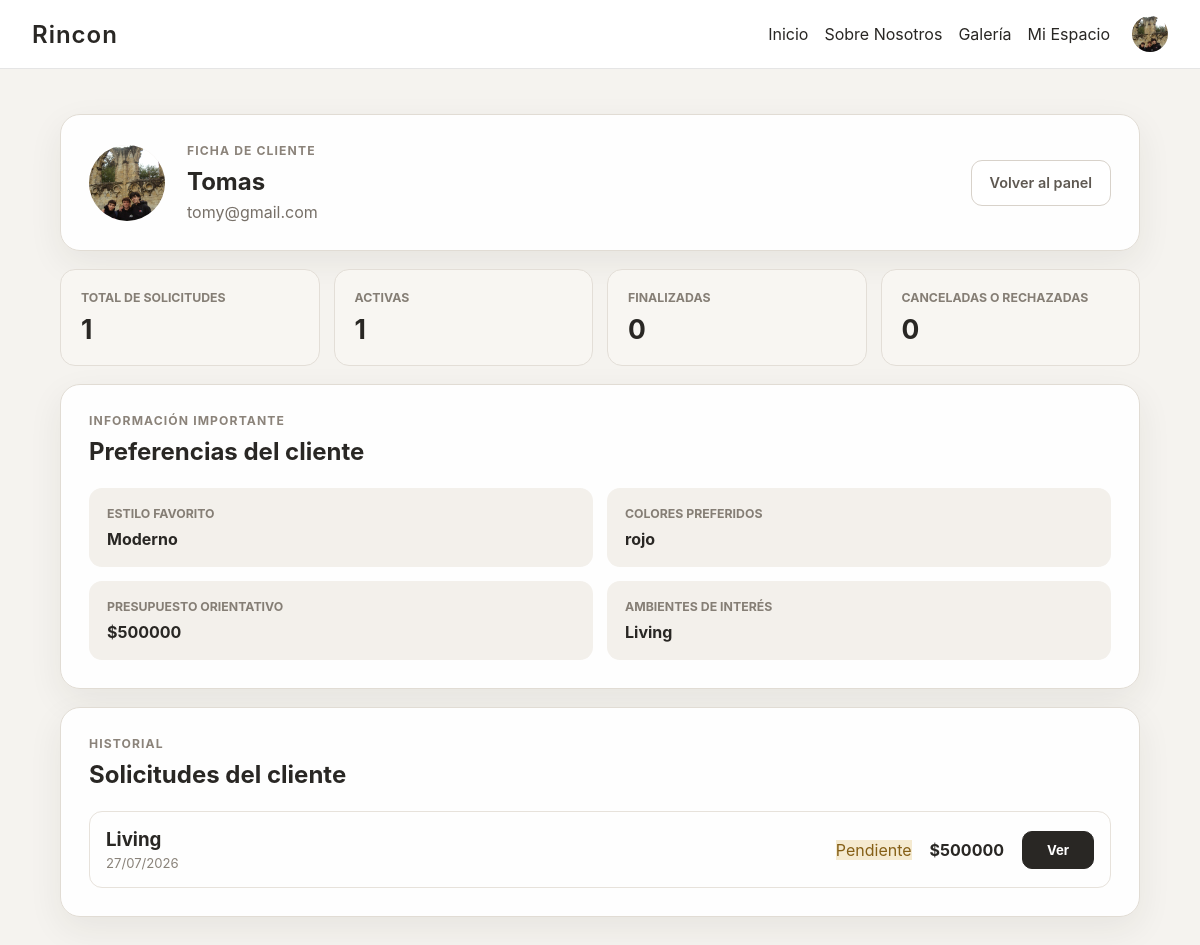
Before: /solicitudes/cliente/11/ (signed in) with the older database file.
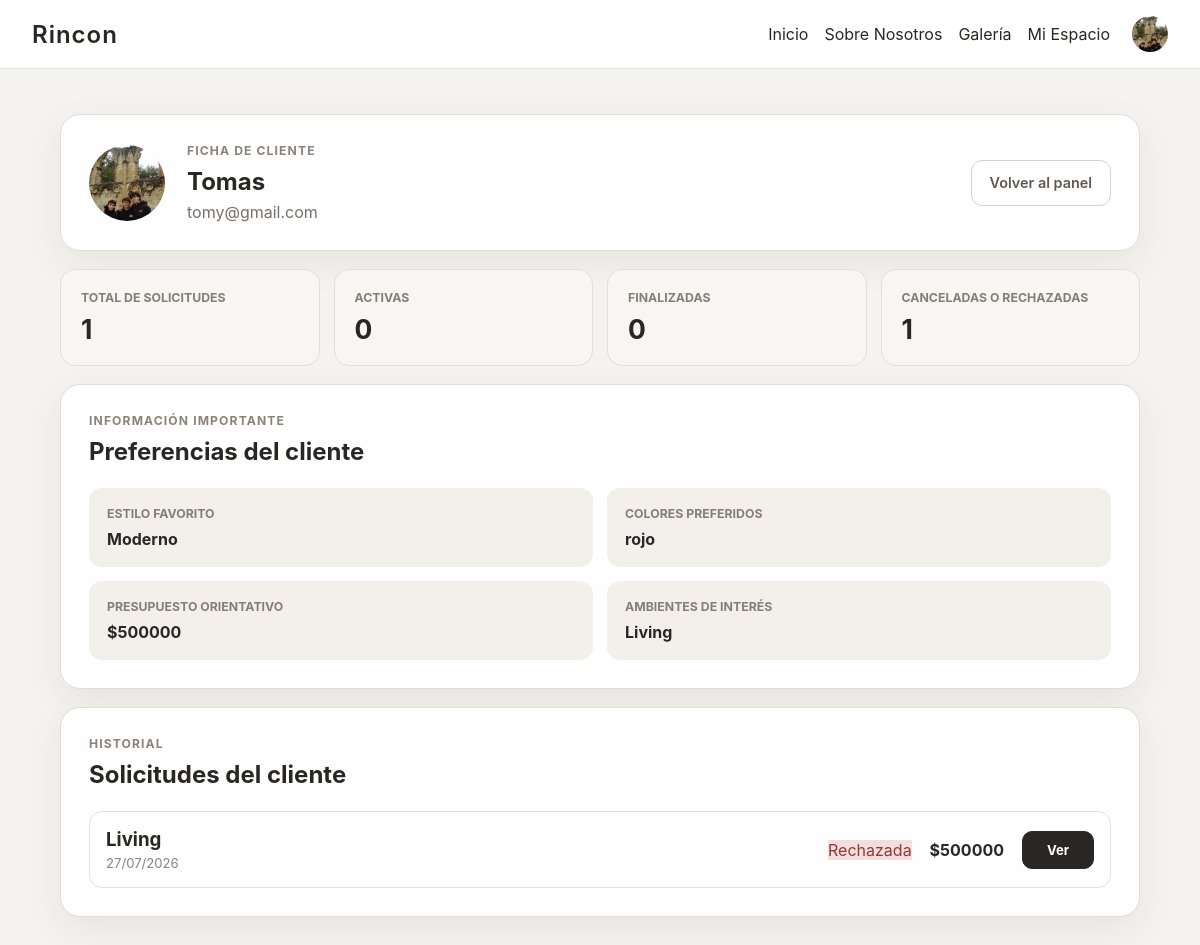
After: the same page with the newer database file.
### cuentas/models.py (models this page shows)
class Usuario(AbstractUser):
    imagen_perfil = models.ImageField(
        upload_to='perfiles/',
        default='default.jpg',
        blank=True,
        null=True
    )

### perfil/models.py (models this page shows, shortened)
class Preferencias(models.Model):
    usuario = models.OneToOneField(settings.AUTH_USER_MODEL, on_delete=models.CASCADE)
    estilo_favorito = models.CharField(
        max_length=50,
        choices=[
            ('moderno', 'Moderno'),
            ('minimalista', 'Minimalista'),
            ('rustico', 'Rústico'),
            ('clasico', 'Clásico'),
        ]
    )
    colores_preferidos = models.CharField(max_length=200)
    presupuesto = models.IntegerField()
    ambientes_interes = models.CharField(max_length=200)

### solicitudes/models.py (models this page shows, shortened)
class SolicitudServicio(models.Model):
    ESTADOS = [
        ("pendiente", "Pendiente"),
        ("aceptada_proveedor", "Aceptada por el proveedor"),
        ("confirmada", "Confirmada por el cliente"),
        ("rechazada", "Rechazada"),
        ("cancelada", "Cancelada"),
        ("en_proceso", "En proceso"),
        ("finalizada", "Finalizada"),
    ]
    cliente = models.ForeignKey(
        settings.AUTH_USER_MODEL,
        on_delete=models.CASCADE,
        related_name="solicitudes_servicio"
    )
    proyecto = models.ForeignKey(
        Proyecto,
        on_delete=models.CASCADE,
        related_name="solicitudes"
    )
    presupuesto_cliente = models.DecimalField(
        max_digits=12,
        decimal_places=2
    )
    mensaje = models.TextField(
        blank=True
    )
    respuesta_proveedor = models.TextField(
        blank=True
    )
    fecha_estimada = models.DateField(
        null=True,
        blank=True
    )
    estado = models.CharField(
        max_length=30,
        choices=ESTADOS,
        default="pendiente"
    )
    fecha_solicitud = models.DateTimeField(
        auto_now_add=True
    )
    fecha_actualizacion = models.DateTimeField(
        auto_now=True
    )
    class Meta:
        ordering = ["-fecha_solicitud"]

### herramientas/models.py (models this page shows, shortened)
class Proyecto(models.Model):
    titulo = models.CharField(max_length=100)
    subtitulo = models.CharField(max_length=150, blank=True)
    descripcion = models.TextField()
    precio = models.DecimalField(max_digits=10, decimal_places=2)
    imagen = models.ImageField(upload_to='proyectos/')
    categoria = models.CharField(max_length=50, choices=CATEGORIAS, default='living')
    creador = models.ForeignKey(
        settings.AUTH_USER_MODEL,
        on_delete=models.CASCADE,
        related_name="proyectos_creados"
    )
    favoritos = models.ManyToManyField(
        settings.AUTH_USER_MODEL,
        related_name="proyectos_favoritos",
        blank=True    )

### solicitudes/views.py (the view)
@staff_member_required
def detalle_cliente(request, cliente_id):
    Usuario = get_user_model()
    cliente = get_object_or_404(Usuario, id=cliente_id, is_staff=False)
    preferencias = Preferencias.objects.filter(usuario=cliente).first()
    solicitudes = (
        SolicitudServicio.objects.filter(cliente=cliente)
        .select_related("proyecto")
        .order_by("-fecha_solicitud")
    )
    resumen = {
        "total": solicitudes.count(),
        "activas": solicitudes.filter(
            estado__in=["pendiente", "aceptada_proveedor", "confirmada", "en_proceso"]
        ).count(),
        "finalizadas": solicitudes.filter(estado="finalizada").count(),
        "rechazadas_canceladas": solicitudes.filter(
            estado__in=["rechazada", "cancelada"]
        ).count(),
    }
    return render(
        request,
        "solicitudes/detalle_cliente.html",
        {
            "cliente": cliente,
            "preferencias": preferencias,
            "solicitudes": solicitudes,
            "resumen": resumen,
        },
    )

### solicitudes/templates/solicitudes/detalle_cliente.html
{% load static %}
<link rel="stylesheet" href="{% static 'solicitudes/css/solicitudes.css' %}">
<link rel="stylesheet" href="{% static 'solicitudes/css/solicitudes_mejoras.css' %}">
{% include "website/navbar.html" %}
<main class="solicitud-page">
    <section class="ficha-cliente">
        <header class="ficha-cliente-header">
            <div class="avatar-cliente">
                {% if cliente.imagen_perfil %}
                    <img src="{{ cliente.imagen_perfil.url }}" alt="{{ cliente.username }}">
                {% else %}
                    <span>{{ cliente.username|first|upper }}</span>
                {% endif %}
            </div>
            <div>
                <span class="etiqueta">Ficha de cliente</span>
                <h1>{{ cliente.get_full_name|default:cliente.username }}</h1>
                <p>{{ cliente.email|default:"Sin correo registrado" }}</p>
            </div>
            <a href="{% url 'solicitudes_proveedor' %}" class="btn-secundario">
                Volver al panel
            </a>
        </header>
        <div class="resumen-cliente-grid">
            <article>
                <span>Total de solicitudes</span>
                <strong>{{ resumen.total }}</strong>
            </article>
            <article>
                <span>Activas</span>
                <strong>{{ resumen.activas }}</strong>
            </article>
            <article>
                <span>Finalizadas</span>
                <strong>{{ resumen.finalizadas }}</strong>
            </article>
            <article>
                <span>Canceladas o rechazadas</span>
                <strong>{{ resumen.rechazadas_canceladas }}</strong>
            </article>
        </div>
        <section class="preferencias-cliente-card">
            <div class="seccion-titulo">
                <span class="etiqueta">Información importante</span>
                <h2>Preferencias del cliente</h2>
            </div>
            {% if preferencias %}
                <div class="preferencias-cliente-grid">
                    <div>
                        <span>Estilo favorito</span>
                        <strong>{{ preferencias.get_estilo_favorito_display }}</strong>
                    </div>
                    <div>
                        <span>Colores preferidos</span>
                        <strong>{{ preferencias.colores_preferidos }}</strong>
                    </div>
                    <div>
                        <span>Presupuesto orientativo</span>
                        <strong>${{ preferencias.presupuesto|floatformat:0 }}</strong>
                    </div>
                    <div>
                        <span>Ambientes de interés</span>
                        <strong>{{ preferencias.ambientes_interes }}</strong>
                    </div>
                </div>
            {% else %}
                <p class="sin-datos">Este cliente todavía no completó sus preferencias.</p>
            {% endif %}
        </section>
        <section class="historial-cliente-card">
            <div class="seccion-titulo">
                <span class="etiqueta">Historial</span>
                <h2>Solicitudes del cliente</h2>
            </div>
            <div class="historial-lista">
                {% for solicitud in solicitudes %}
                    <article class="historial-item">
                        <div>
                            <h3>{{ solicitud.proyecto.titulo }}</h3>
                            <p>{{ solicitud.fecha_solicitud|date:"d/m/Y" }}</p>
                        </div>
                        <span class="estado estado-{{ solicitud.estado }}">
                            {{ solicitud.get_estado_display }}
                        </span>
                        <strong>${{ solicitud.presupuesto_cliente|floatformat:0 }}</strong>
                        <a href="{% url 'detalle_solicitud' solicitud.id %}" class="btn-ver-solicitud">
                            Ver
                        </a>
                    </article>
                {% empty %}
                    <p class="sin-datos">Este cliente todavía no tiene solicitudes.</p>
                {% endfor %}
            </div>
        </section>
    </section>
</main>

### website/templates/website/navbar.html
{% load static %}
<link rel="stylesheet" href="{% static 'website/css/navbar_0.01.css' %}">
<header class="navbar">
    <h1 class="logo">Rincon</h1>
    <nav>
        <a href="{% url 'base' %}">Inicio</a>
        <a href="#sobre">Sobre Nosotros</a>
        <a href="{% url 'lista_proyectos' %}">Galería</a>
        {% if user.is_authenticated %}
            <a href="{% url 'perfil' %}" class="nav-link">Mi Espacio</a>
            <img src="{{ user.imagen_perfil.url }}"
                 class="foto-perfil"
                 alt="Foto de perfil">
        {% else %}
            <a href="{% url 'cuentas:registro' %}">Registrarse</a>
            <a href="{% url 'cuentas:login' %}">Iniciar sesión</a>
        {% endif %}
    </nav>
</header>

### solicitudes/static/solicitudes/css/solicitudes.css (style rules this page uses)
* { box-sizing: border-box; }
.solicitud-page { min-height: calc(100vh - 80px); padding: 45px 20px 80px; }
.etiqueta { display: block; margin-bottom: 9px; color: #8b837a; font-size: 0.76rem; font-weight: 650; letter-spacing: 1.1px; text-transform: uppercase; }
.btn-principal, .btn-secundario { display: inline-flex; align-items: center; justify-content: center; min-height: 46px; padding: 12px 18px; border: none; border-radius: 11px; font-family: inherit; font-size: 0.9rem; font-weight: 600; text-decoration: none; cursor: pointer; transition: transform 0.18s ease, background-color 0.18s ease; }
.btn-secundario { border: 1px solid #d8d2ca; background: white; color: #5e5851; }
.estado-rechazada, .estado-cancelada { background: #f3dddd; color: #903939; }

### solicitudes/static/solicitudes/css/solicitudes_mejoras.css (style rules this page uses)
.btn-ver-solicitud { display: inline-flex; align-items: center; justify-content: center; min-width: 72px; min-height: 38px; padding: 9px 15px; border: 1px solid #292724; border-radius: 10px; background: #292724; color: #fff; font-size: 0.82rem; font-weight: 650; text-decoration: none; transition: transform 0.18s ease, background-color 0.18s ease; }
.ficha-cliente { width: min(1080px, 100%); margin: 0 auto; }
.ficha-cliente-header, .preferencias-cliente-card, .historial-cliente-card { border: 1px solid #e1dcd4; border-radius: 20px; background: rgba(255, 255, 255, 0.94); box-shadow: 0 12px 35px rgba(44, 38, 32, 0.07); }
.ficha-cliente-header { display: grid; grid-template-columns: auto 1fr auto; gap: 22px; align-items: center; padding: 28px; }
.ficha-cliente-header h1 { margin: 0 0 6px; }
.ficha-cliente-header p { margin: 0; color: #777068; }
.avatar-cliente { width: 76px; height: 76px; display: flex; align-items: center; justify-content: center; overflow: hidden; border-radius: 50%; background: #ece8e2; color: #4e4841; font-size: 1.7rem; font-weight: 700; }
.avatar-cliente img { width: 100%; height: 100%; object-fit: cover; }
.resumen-cliente-grid { display: grid; grid-template-columns: repeat(4, 1fr); gap: 14px; margin: 18px 0; }
.resumen-cliente-grid article { padding: 20px; border: 1px solid #e3ded7; border-radius: 15px; background: #f8f6f2; }
.resumen-cliente-grid span, .preferencias-cliente-grid span { display: block; margin-bottom: 8px; color: #857e75; font-size: 0.77rem; font-weight: 650; text-transform: uppercase; }
.resumen-cliente-grid strong { font-size: 1.65rem; }
.preferencias-cliente-card, .historial-cliente-card { margin-top: 18px; padding: 28px; }
.seccion-titulo h2 { margin: 0 0 22px; }
.preferencias-cliente-grid { display: grid; grid-template-columns: repeat(2, 1fr); gap: 14px; }
.preferencias-cliente-grid > div { padding: 18px; border-radius: 13px; background: #f3f0eb; }
.historial-lista { display: grid; gap: 12px; }
.historial-item { display: grid; grid-template-columns: 1.5fr auto auto auto; gap: 18px; align-items: center; padding: 16px; border: 1px solid #e7e2db; border-radius: 13px; }
.historial-item h3, .historial-item p { margin: 0; }
.historial-item p { margin-top: 4px; color: #8a837a; font-size: 0.82rem; }

### website/static/website/css/navbar_0.01.css (style rules this page uses)
.navbar { display: flex; justify-content: space-between; align-items: center; padding: 1rem 2rem; background: var(--surface, #fff); border-bottom: 1px solid var(--border, #e5e5e5); position: sticky; top: 0; z-index: 100; }
.logo { font-size: 1.5rem; font-weight: 600; letter-spacing: 1px; margin: 0; }
.navbar nav { display: flex; gap: 1rem; align-items: center; }
.navbar nav a.nav-link { margin-left: 0; text-decoration: none; color: var(--text); }
.foto-perfil { width: 36px; height: 36px; border-radius: 50%; object-fit: cover; display: inline-block; vertical-align: middle; margin-left: 6px; }
.navbar nav a { margin-left: 0; text-decoration: none; color: var(--text); transition: color 0.15s ease; }

Changed rows visible on the page:
changed SolicitudServicio "Living": estado "Pendiente" → "Rechazada"
Other visible differences:
{{ resumen.activas }}: "1" → "0"
{{ resumen.rechazadas_canceladas }}: "0" → "1"
